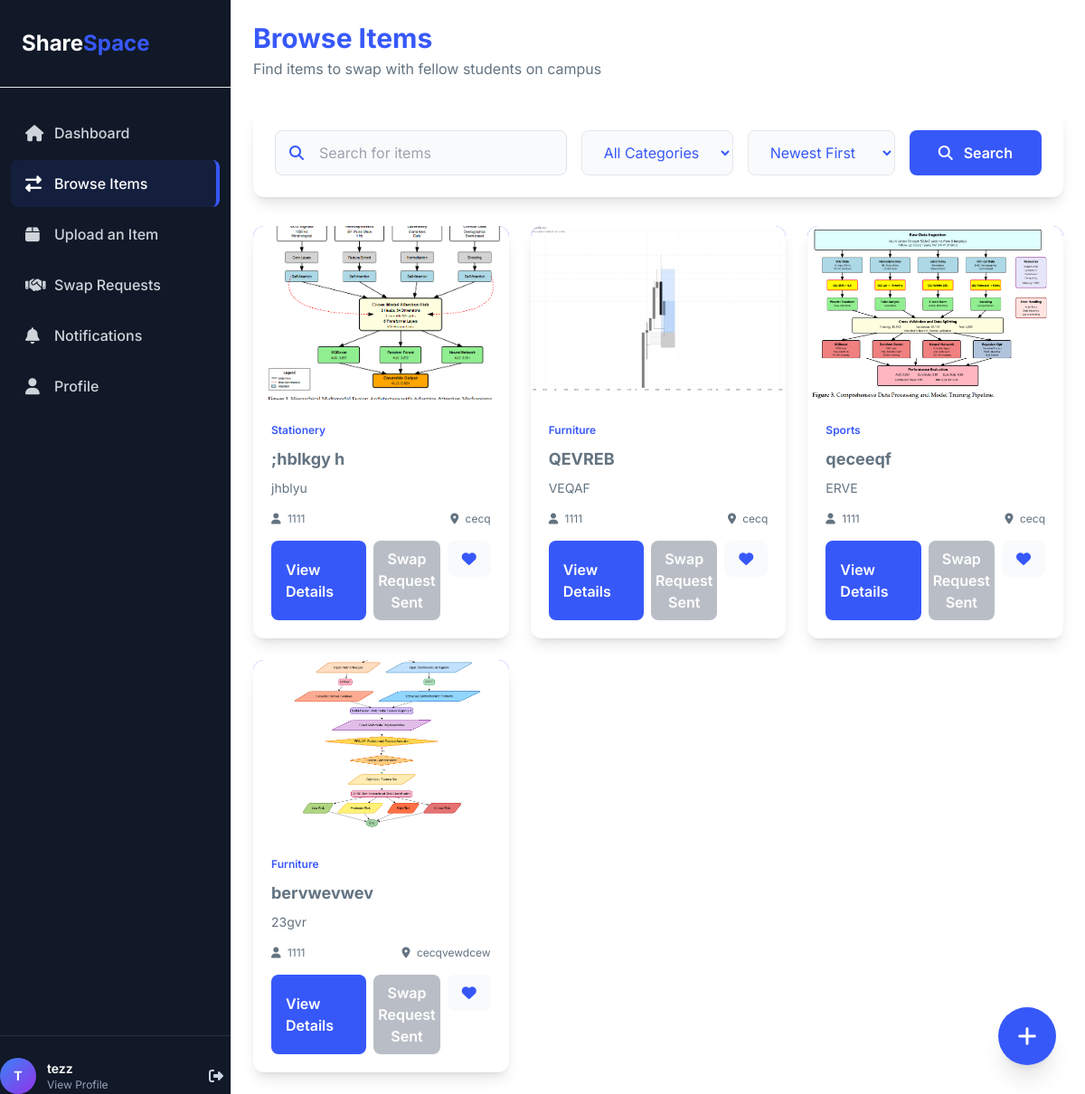
The page /browseItems (signed in) on the database its author committed.
### tables this page shows
CREATE TABLE items (
    id INTEGER PRIMARY KEY AUTOINCREMENT,
    owner_id INTEGER NOT NULL,
    name TEXT NOT NULL,
    category TEXT,
    description TEXT,
    image TEXT,
    hostel TEXT,
    created_at TEXT DEFAULT CURRENT_TIMESTAMP,
    is_active INTEGER DEFAULT 1, condition TEXT, looking_for TEXT, contact_method TEXT DEFAULT 'email', views INTEGER DEFAULT 0,

    FOREIGN KEY (owner_id) REFERENCES users(id)
);

CREATE TABLE users (
    id INTEGER PRIMARY KEY AUTOINCREMENT,
    username TEXT UNIQUE NOT NULL,
    password_hash TEXT NOT NULL,
    hostel TEXT,
    phone TEXT
, email TEXT, profile_picture TEXT DEFAULT NULL);

### app.py (the view)
@app.route('/browseItems')
def browse_items():
    if 'user_id' not in session:
        return redirect(url_for('signin'))
    search = request.args.get('search', '')
    category = request.args.get('category', '')
    sort = request.args.get('sort', 'newest')
    db = get_db()
    query = '''
        SELECT items.*, users.username as owner_name, users.hostel
        FROM items
        JOIN users ON items.owner_id = users.id
        WHERE items.is_active = 1
    '''
    params = []
    if search:
        query += " AND (items.name LIKE ? OR items.description LIKE ?)"
        params.extend([f'%{search}%', f'%{search}%'])
    if category:
        query += " AND items.category = ?"
        params.append(category)
    if sort == 'newest':
        query += " ORDER BY items.created_at DESC"
    elif sort == 'oldest':
        query += " ORDER BY items.created_at ASC"
    elif sort == 'popular':
        query += " ORDER BY items.views DESC"
    items = db.execute(query, params).fetchall()
    user_id = session.get("user_id")
    requested_items = db.execute("""
        SELECT item_id FROM swap_requests
        WHERE requester_id = ? AND status = 'pending'
    """, (user_id,)).fetchall()
    requested_item_ids = {row['item_id'] for row in requested_items}
    return render_template('browseItems.html',
                         items=items,
                         username=session.get("username"),
                         requested_item_ids=requested_item_ids)

### app.py (called while the page is built)
def get_db():
    if "db" not in g:
        print("📁 Connecting to database:", os.path.abspath(DB_PATH))  # <-- debug print
        g.db = sqlite3.connect(DB_PATH)
        g.db.row_factory = sqlite3.Row
        g.db.execute("PRAGMA foreign_keys = ON")
    return g.db

### templates/browseItems.html (shortened to what this page needs)
{% extends "signedInBase.html" %}
{% block nav_browse %}
{{ ACTIVE }}
{% endblock %}
{% block content %}
<div class="mb-8">
    <h1 class="text-3xl font-bold mb-1">Browse Items</h1>
    <p class="text-body-color dark:text-dark-6">
        Find items to swap with fellow students on campus
    </p>
</div>
<div class="bg-white dark:bg-dark-2 rounded-xl p-6 shadow-lg mb-8">
    <form action="{{ url_for('browse_items') }}" method="GET"
          class="flex flex-col md:flex-row gap-4">
        <div class="flex-1 relative">
            <input
                type="text"
                name="search"
                placeholder="Search for items"
                value="{{ request.args.get('search', '') }}"
                class="w-full px-5 py-3 pl-12 bg-gray-1 dark:bg-dark border
                       border-stroke dark:border-dark-3 rounded-lg
                       text-dark dark:text-white">
            <i class="fas fa-search absolute left-4 top-1/2 -translate-y-1/2"></i>
        </div>
        <select name="category"
                class="px-5 py-3 bg-gray-1 dark:bg-dark border rounded-lg">
            <option value="">All Categories</option>
        </select>
        <select name="sort"
                class="px-5 py-3 bg-gray-1 dark:bg-dark border rounded-lg">
            <option value="newest">Newest First</option>
        </select>
        <button class="px-8 py-3 bg-primary text-white rounded-lg font-semibold">
            <i class="fas fa-search mr-2"></i> Search
        </button>
    </form>
</div>
<div class="grid grid-cols-1 md:grid-cols-2 lg:grid-cols-3 gap-6">
{% if items %}
    {% for item in items %}
    <div class="bg-white dark:bg-dark-2 rounded-xl shadow-lg overflow-hidden">
        <div class="h-48 bg-primary flex items-center justify-center text-white">
            {% if item.image %}
            <img src="{{ url_for('static', filename='uploads/' + item.image) }}"
                 alt="{{ item.name }}"
                 class="w-full h-full object-cover">
            {% else %}
            <i class="fas fa-box text-6xl"></i>
            {% endif %}
        </div>
        <div class="p-5">
            <span class="text-xs text-primary font-semibold">
                {{ item.category|capitalize }}
            </span>
            <h3 class="text-lg font-bold text-body-color dark:text-dark mt-2">
                {{ item.name }}
            </h3>
            <p class="text-sm text-body-color dark:text-dark-6 mt-2 line-clamp-2">
                {{ item.description }}
            </p>
            <div class="flex justify-between text-xs text-body-color dark:text-dark-6 mt-4">
                <span><i class="fas fa-user mr-1"></i> {{ item.owner_name }}</span>
                <span><i class="fas fa-map-marker-alt mr-1"></i>
                    {{ item.location or item.hostel or 'Campus' }}
                </span>
            </div>
           <div class="flex gap-2 mt-4 flex-wrap">
   <a href="/item/{{ item.id }}"
   class="flex-1 bg-primary text-white py-2 px-4 rounded-lg font-semibold
          hover:bg-blue-dark transition flex items-center justify-center
          min-w-0 text-sm sm:text-base">
        View Details
    </a>
    {% if session.get('user_id') and item.owner_id != session.get('user_id') and item.is_active == 1 %}
        {% if item.id not in requested_item_ids %}
            <form action="{{ url_for('request_swap', item_id=item.id) }}" method="POST" class="flex-1">
                <button type="submit"
                        class="w-full bg-green-600 text-white py-2 rounded-lg font-semibold hover:bg-green-700 transition">
                    Request Swap
                </button>
            </form>
        {% else %}
            <button disabled
                    class="w-full bg-gray-400 text-white py-2 rounded-lg font-semibold cursor-not-allowed opacity-70 flex-1">
                Swap Request Sent
            </button>
        {% endif %}
    {% endif %}
    <form method="POST" action="{{ url_for('save_item', item_id=item.id) }}">
    <button type="submit" class="px-4 py-2 bg-gray-1 dark:bg-dark rounded-lg hover:bg-gray-2 dark:hover:bg-dark-3 transition">
        <i class="fas fa-heart"></i>
    </button>
</form>
</div>
        </div>
    </div>
    {% endfor %}
{% endif %}
</div>
<a href="{{ url_for('upload') }}"
   class="fixed bottom-8 right-8 w-16 h-16 bg-primary text-white
          rounded-full shadow-xl flex items-center justify-center text-2xl">
    <i class="fas fa-plus"></i>
</a>
{% endblock %}

### templates/signedInBase.html (shortened to what this page needs)
<!DOCTYPE html>
<html lang="en" class="scroll-smooth">
<head>
    <script src="https://cdn.tailwindcss.com"></script>
    <link rel="stylesheet" href="{{ url_for('static', filename='css/tailwind.css') }}">
    <link rel="stylesheet"
          href="https://cdnjs.cloudflare.com/ajax/libs/font-awesome/6.4.0/css/all.min.css">
</head>
<body class="bg-white text-primary dark:bg-dark dark:">
{% set ACTIVE = "text-white bg-primary bg-opacity-10 border-r-4 border-primary" %}
{% set INACTIVE = "text-gray-7 hover:text-white hover:bg-dark-3" %}
<aside id="sidebar"
       class="fixed inset-y-0 left-0 z-50 w-64 transform -translate-x-full
              md:translate-x-0 transition-transform duration-300
              bg-dark border-r border-dark-3 flex flex-col">
    <div class="px-6 py-8 border-b border-dark-3">
        <h2 class="text-2xl font-bold text-white">
            Share<span class="text-primary">Space</span>
        </h2>
    </div>
    <nav class="px-3 py-6 space-y-1">
        <a href="{{ url_for('dashboard') }}"
           class="flex items-center gap-3 px-4 py-3 rounded-lg transition
                  {% block nav_dashboard %}{{ INACTIVE }}{% endblock %}">
            <i class="fas fa-home w-5 text-lg"></i>
            <span class="font-medium">Dashboard</span>
        </a>
        <a href="{{ url_for('browse_items') }}"
           class="flex items-center gap-3 px-4 py-3 rounded-lg transition
                  {% block nav_browse %}{{ INACTIVE }}{% endblock %}">
            <i class="fas fa-exchange-alt w-5 text-lg"></i>
            <span class="font-medium">Browse Items</span>
        </a>
        <a href="{{ url_for('upload') }}"
           class="flex items-center gap-3 px-4 py-3 rounded-lg transition
                  {% block nav_upload %}{{ INACTIVE }}{% endblock %}">
            <i class="fas fa-box w-5 text-lg"></i>
            <span class="font-medium">Upload an Item</span>
        </a>
        <a href="{{ url_for('swap_requests') }}"
           class="flex items-center gap-3 px-4 py-3 rounded-lg transition
                  {% block nav_requests %}{{ INACTIVE }}{% endblock %}">
            <i class="fas fa-handshake w-5 text-lg"></i>
            <span class="font-medium">Swap Requests</span>
        </a>
        <a href="{{ url_for('notifications') }}"
           class="flex items-center gap-3 px-4 py-3 rounded-lg transition
                  {% block nav_notifications %}{{ INACTIVE }}{% endblock %}">
            <i class="fas fa-bell w-5 text-lg"></i>
            <span class="font-medium">Notifications</span>
        </a>
        <a href="{{ url_for('profile') }}"
           class="flex items-center gap-3 px-4 py-3 rounded-lg transition
                  {% block nav_profile %}{{ INACTIVE }}{% endblock %}">
            <i class="fas fa-user w-5 text-lg"></i>
            <span class="font-medium">Profile</span>
        </a>
    </nav>
        <div class="mt-auto pt-6 border-t border-white/10">
    <div class="flex items-center justify-between">
        <div class="flex items-center gap-3">
            <div class="w-10 h-10 rounded-full overflow-hidden flex-shrink-0">
        {% if session.get('profile_picture') %}
            <img src="{{ url_for('static', filename='uploads/' + session.profile_picture) }}"
                 class="w-full h-full object-cover"
                 alt="Profile Picture">
        {% else %}
            <div class="w-full h-full bg-gradient-to-br from-blue-500 to-purple-600 flex items-center justify-center text-white font-bold text-sm">
                {{ session.username[0].upper() }}
            </div>
        {% endif %}
    </div>
            <div>
                <h4 class="text-white text-sm font-semibold">{{ username }}</h4>
                <p class="text-xs text-slate-400">View Profile</p>
            </div>
        </div>
        <a href="{{ url_for('logout') }}"
   class="p-2 rounded-lg hover:bg-dark-3 text-slate-300 hover:text-white transition">
    <i class="fas fa-sign-out-alt"></i>
</a>
    </div>
</div>
    </aside>
    <main class="p-6 md:ml-64 min-h-screen transition-all duration-300">
        {% block content %}{% endblock %}
    </main>
</body>
</html>

### rows shown on the page
items: image (picture), category "Stationery", name ";hblkgy h", description "jhblyu", owner_name "1111", hostel "cecq", is_active "Swap Request Sent"
items: image (picture), category "Furniture", name "QEVREB", description "VEQAF", owner_name "1111", hostel "cecq", is_active "Swap Request Sent"
items: image (picture), category "Sports", name "qeceeqf", description "ERVE", owner_name "1111", hostel "cecq", is_active "Swap Request Sent"
items: image (picture), category "Furniture", name "bervwevwev", description "23gvr", owner_name "1111", hostel "cecqvewdcew", is_active "Swap Request Sent"

### other values the page prints
{{ session.username[0].upper() }} "T"
{{ username }} "tezz"
